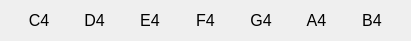
        <widget class="QWidget" name="layoutWidget">
         <property name="geometry">
          <rect>
           <x>102</x>
           <y>445</y>
           <width>411</width>
           <height>23</height>
          </rect>
         </property>
         <layout class="QHBoxLayout" name="whiteNoteLabels1">
          <property name="spacing">
           <number>0</number>
          </property>
          <property name="sizeConstraint">
           <enum>QLayout::SetDefaultConstraint</enum>
          </property>
          <item>
           <widget class="QLabel" name="cLabel1">
            <property name="font">
             <font>
              <family>Segoe UI</family>
              <pointsize>12</pointsize>
             </font>
            </property>
            <property name="text">
             <string>C4</string>
            </property>
            <property name="alignment">
             <set>Qt::AlignCenter</set>
            </property>
           </widget>
          </item>
          <item>
           <widget class="QLabel" name="dLabel1">
            <property name="font">
             <font>
              <family>Segoe UI</family>
              <pointsize>12</pointsize>
             </font>
            </property>
            <property name="text">
             <string>D4</string>
            </property>
            <property name="alignment">
             <set>Qt::AlignCenter</set>
            </property>
           </widget>
          </item>
          <item>
           <widget class="QLabel" name="eLabel1">
            <property name="font">
             <font>
              <family>Segoe UI</family>
              <pointsize>12</pointsize>
             </font>
            </property>
            <property name="text">
             <string>E4</string>
            </property>
            <property name="alignment">
             <set>Qt::AlignCenter</set>
            </property>
           </widget>
          </item>
          <item>
           <widget class="QLabel" name="fLabel1">
            <property name="font">
             <font>
              <family>Segoe UI</family>
              <pointsize>12</pointsize>
             </font>
            </property>
            <property name="text">
             <string>F4</string>
            </property>
            <property name="alignment">
             <set>Qt::AlignCenter</set>
            </property>
           </widget>
          </item>
          <item>
           <widget class="QLabel" name="gLabel1">
            <property name="font">
             <font>
              <family>Segoe UI</family>
              <pointsize>12</pointsize>
             </font>
            </property>
            <property name="text">
             <string>G4</string>
            </property>
            <property name="alignment">
             <set>Qt::AlignCenter</set>
            </property>
           </widget>
          </item>
          <item>
           <widget class="QLabel" name="aLabel1">
            <property name="font">
             <font>
              <family>Segoe UI</family>
              <pointsize>12</pointsize>
             </font>
            </property>
            <property name="text">
             <string>A4</string>
            </property>
            <property name="alignment">
             <set>Qt::AlignCenter</set>
            </property>
           </widget>
          </item>
          <item>
           <widget class="QLabel" name="bLabel1">
            <property name="font">
             <font>
              <family>Segoe UI</family>
              <pointsize>12</pointsize>
             </font>
            </property>
            <property name="text">
             <string>B4</string>
            </property>
            <property name="alignment">
             <set>Qt::AlignCenter</set>
            </property>
           </widget>
          </item>
         </layout>
        </widget>
